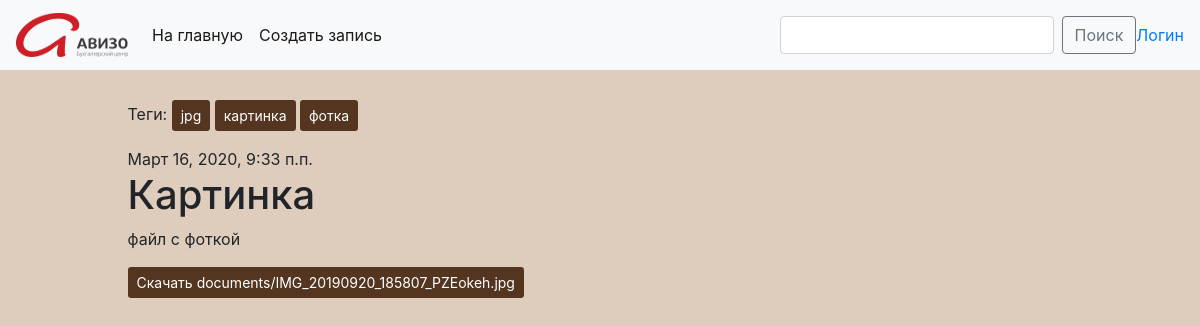
The app's page /post/79/, older data.
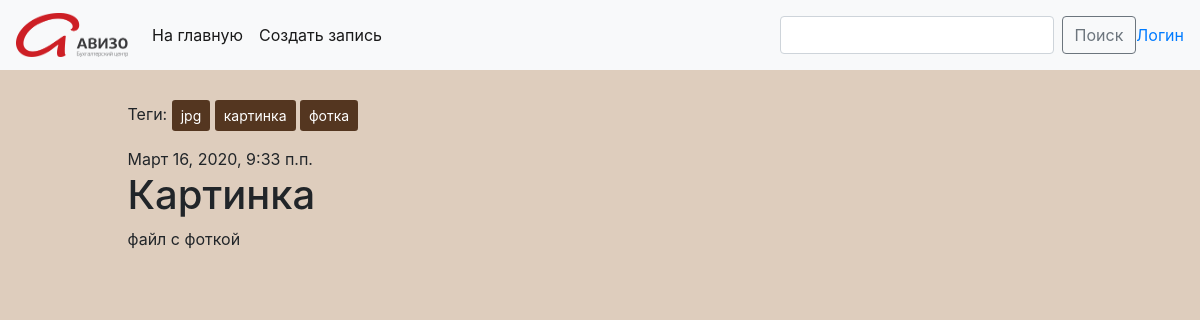
The same page, newer data.
### blog/models.py (models this page shows, shortened)
class Post(models.Model):
    author = models.ForeignKey(settings.AUTH_USER_MODEL, on_delete=models.CASCADE)
    author_first_name = ''
    author_last_name = ''
    title = models.CharField(max_length=200)
    text = models.TextField()
    created_date = models.DateTimeField(default=timezone.now)
    published_date = models.DateTimeField(blank=True, null=True)
    tags = TaggableManager(through=RuTaggedItem)
    document = models.FileField(blank=True)
    image = models.ImageField(blank=True, upload_to='images/')

### blog/views.py (the view)
# urls.py: path('post/<int:pk>/', views.PostDetailView.as_view(), name='post_detail'),
class PostDetailView(View):
    def get(self, request, pk=None):
        post = get_object_or_404(Post, pk=pk)
        return render(request, 'blog/post_detail.html', {'post': post})

### blog/templates/blog/post_detail.html (shortened to what this page needs)
{% extends 'include/base.html' %}
{% block content %}
<div class="post" style="width: 100%; word-break: break-all">
    <p class="tags">Теги: {% for tag in post.tags.all %}
        <a class="btn btn-sm" style="background: #543620; color: #fff" href="{% url 'post_list_by_tag' tag.slug %}" role="button">{{ tag.name }}</a>
        {% endfor %}</p>
    {% if post.published_date %}
    <div class="date">
        {{ post.published_date }}
    </div>
    {% endif %}
    <h1>{{ post.title }}</h1>
    <p>{{ post.text|linebreaksbr }}</p>
    {% if post.document %}
    <p><a class="btn btn-sm active" style="background: #543620; color: #fff" href="{{post.document.url}}" role="button" aria-pressed="true">Скачать {{post.document.name}}</a></p>
    {% endif %}
    {% if post.image %}
    {% load thumbnail %}
    {% endif %}
</div>
{% endblock %}

### blog/templates/include/base.html (shortened to what this page needs)
<!doctype html>
{% load static %}
<html lang="en">
<head>
    <link rel="stylesheet" href="https://stackpath.bootstrapcdn.com/bootstrap/4.4.1/css/bootstrap.min.css">
</head>
<body>
<nav class="navbar navbar-expand-lg navbar-light bg-light sticky-top" style="background: #543620; color: #fff">
    <a class="navbar-brand" href="{% url 'post_list' %}"><img src="{% static 'images/logo.png' %}" width="112" height="44" alt=""></a>
    <div class="collapse navbar-collapse" id="navbarSupportedContent">
        <ul class="navbar-nav mr-auto">
            <li class="nav-item active">
                <a class="nav-link" href="{% url 'post_list' %}">На главную<span class="sr-only">(current)</span></a>
            </li>
            <li class="nav-item active">
                <a class="nav-link" href="{% url 'post_new' %}">Создать запись</a>
            </li>
        </ul>
        <form class="form-inline my-2 my-lg-0" method="POST">{% csrf_token %}
            <input class="form-control mr-sm-2" type="text" placeholder="" name="Search">
            <button class="btn btn btn-outline-secondary my-2 my-sm-0" role="button" type="submit">Поиск</button>
        </form>
        {% if request.user.is_authenticated %}
        <a class="btn btn btn-outline-secondary my-2 my-sm-0" style="margin-left: 10px" href="{% url 'logout' %}" role="button">Выход({{ request.user.first_name }})</a>
        {% else %}
        <a href="{% url 'login' %}">Логин</a>
        {% endif %}
    </div>
</nav>
<div class="container-fluid" style="padding: 30px;">
    <div class="row">
        <div class="col-1">
        </div>
        <div class="col-8">
            {% block content %}
            {% endblock %}
        </div>
        <div class="col-3">
        </div>
    </div>
</div>
</body>
</html>

### blog/templates/include/base.html (style rules this page uses)
body { background: #decdbd; }

Row changes from the older to the newer data that the page shows:
changed Post "Картинка": document.name "documents/IMG_20190920_185807_PZEokeh.jpg" → (not shown)
Text that changed along with them:
text no longer shown: "Скачать"
